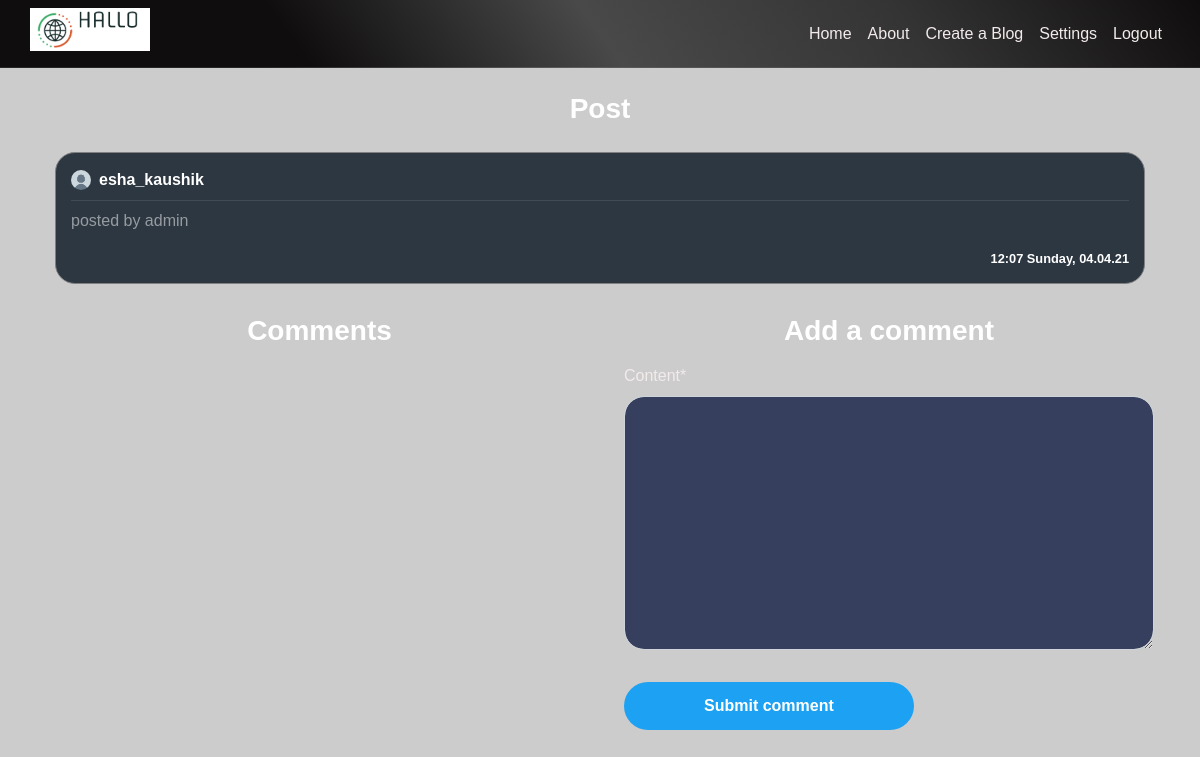
The app's page /post/5/ (signed in) with its own data.
### blog/models.py (models this page shows, shortened)
class Post(models.Model):
    content = models.TextField(max_length=1000)
    date_posted = models.DateTimeField(default=timezone.now)
    author = models.ForeignKey(User, on_delete=models.CASCADE)
    likes= models.IntegerField(default=0)
    dislikes= models.IntegerField(default=0)
    sentiment= models.DecimalField(max_digits=6, decimal_places=2,default=0)

### users/models.py (models this page shows, shortened)
class Profile(models.Model):
    user = models.OneToOneField(User, on_delete=models.CASCADE)
    image = models.ImageField(default='default.png', upload_to='profile_pics')

### blog/views.py (the view)
# urls.py: path('post/<int:pk>/', PostDetailView.as_view(), name='post-detail'),
class PostDetailView(DetailView):
    model = Post
    template_name = 'blog/post_detail.html'
    context_object_name = 'post'
    def get_context_data(self, **kwargs):
        data = super().get_context_data(**kwargs)
        comments_connected = Comment.objects.filter(post_connected=self.get_object()).order_by('-date_posted')
        data['comments'] = comments_connected
        data['form'] = NewCommentForm(instance=self.request.user)
        return data
    def post(self, request, *args, **kwargs):
        new_comment = Comment(content=request.POST.get('content'),
                              author=self.request.user,
                              post_connected=self.get_object())
        new_comment.save()
        return self.get(self, request, *args, **kwargs)

### blog/forms.py
class NewCommentForm(forms.ModelForm):
    class Meta:
        model = Comment
        fields = ['content']

### blog/templates/blog/post_detail.html (shortened to what this page needs)
{% extends "blog/base.html" %}
{% load crispy_forms_tags %}
{% block content %}
<div class="container">
    <h3 class="white-important mb-3">
        Post
    </h3>
   <article class="media content-section">
        <div style="width: 100%; word-break: break-all;" class="hovered-tweet-comment">
            <div class="pb-2 row m-0 " style="width: 100%; margin-right: 0 !important;">
               <div
                       style="padding-left: 0px !important;"
                       class="col-8 no-padding d-flex align-items-center">
                   <img
                       class="rounded-circle mr-2"
                       style="width: 20px; height: 20px;"
                       src="{{ post.author.profile.image.url }}">
                   <a class="mr-2 white-important" href="{% url 'user-posts' post.author %}">
                       {{ post.author }}
                   </a>
               </div>
               <div class="col-4 d-flex flex-row-reverse no-padding align-items-center"
                    style="padding-right: 0 !important;">
               </div>
           </div>
            <div
                    class="mb-2 "
                    style="width: 100%; height: 1px; background-color: rgba(255, 255, 255, 0.1)"></div>
            <a style="color: rgba(255, 255, 255, 0.5) !important;">
                <p>
                    {{ post.content }}
                </p>
                <small
                    class="white-important d-flex full-width flex-row-reverse">
                    {{ post.date_posted | date:"H:i l, d.m.y" }}
                </small>
            </a>
        </div>
   </article>
    <div class="row pl-3">
        <div class="col-12 col-md-6 pl-0">
         <h3 class="white-important mb-3">
             Comments
         </h3>
        </div>
        {% if user is not None %}
            <div class="col-12 col-md-6 pl-0 pl-md-3 pr-3">
                <h3 class="white-important mb-3">
                    Add a comment
                </h3>
                <form method="POST">
                    <fieldset class="form-group">
                        {{ form | crispy }}
                    </fieldset>
                    <div class="form-group">
                        <button class="btn btn-outline-primary" type="submit">Submit comment</button>
                    </div>
                </form>
            </div>
        {% endif %}
    </div>
  </div>
{% endblock content %}

### blog/static/blog/main.css (style rules this page uses)
:root { --muted-color: rgb(243, 235, 235); }
body { background-image: URL("blog\static\blog\background.png"); background-repeat: no-repeat, repeat; color: var(--muted-color); margin-top: 5rem; background-color: #cccccc; }
h1, h2, h3, h4, h5, h6 { color: var(--muted-color); }
.content-section { padding: 10px 10px; margin-bottom: 20px; }
.no-padding { padding: 0 !important; }
a { color: white; text-underline: none; text-decoration: none !important; }
article { border-radius: 4px; }
.white-important { color: white; font-weight: bold; text-align: center; }
.full-width { width: 100% }
.btn-outline-primary { border-color: white; color: white !important; padding: 12px 80px 12px 80px; font-weight: bold; background-color: #1da1f2; border:0; border-radius: 25px; }
.form-control { background-color: #36405e !important; color: var(--muted-color) !important; box-shadow: 0 0 0 0 !important; border-radius: 20px !important; }
.hovered-tweet-comment { background-color: #2d3741 !important; padding:15px; border-radius: 20px; border:1px solid grey; }

### blog/static/blog/style.css (style rules this page uses)
body { font-family: Arial, Helvetica, sans-serif; height: 100vh; margin: 0; padding: 0; }

### records on screen
Post: author.profile.image (placeholder picture), author "esha_kaushik", content "posted by admin", date_posted "12:07 Sunday, 04.04.21"
